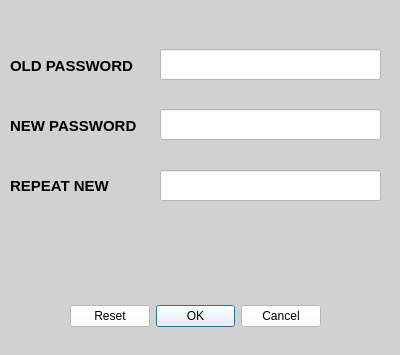
<?xml version="1.0" encoding="UTF-8"?>
<ui version="4.0">
 <class>Dialog</class>
 <widget class="QDialog" name="Dialog">
  <property name="geometry">
   <rect>
    <x>0</x>
    <y>0</y>
    <width>400</width>
    <height>355</height>
   </rect>
  </property>
  <property name="minimumSize">
   <size>
    <width>400</width>
    <height>355</height>
   </size>
  </property>
  <property name="maximumSize">
   <size>
    <width>400</width>
    <height>355</height>
   </size>
  </property>
  <property name="windowTitle">
   <string>Change password</string>
  </property>
  <property name="styleSheet">
   <string notr="true">background-color: rgb(209, 209, 209);</string>
  </property>
  <widget class="QDialogButtonBox" name="buttonBox">
   <property name="geometry">
    <rect>
     <x>70</x>
     <y>300</y>
     <width>251</width>
     <height>32</height>
    </rect>
   </property>
   <property name="maximumSize">
    <size>
     <width>400</width>
     <height>16777215</height>
    </size>
   </property>
   <property name="styleSheet">
    <string notr="true">background-color: rgb(255, 255, 255);</string>
   </property>
   <property name="orientation">
    <enum>Qt::Horizontal</enum>
   </property>
   <property name="standardButtons">
    <set>QDialogButtonBox::Cancel|QDialogButtonBox::Ok|QDialogButtonBox::Reset</set>
   </property>
   <property name="centerButtons">
    <bool>true</bool>
   </property>
  </widget>
  <widget class="QLabel" name="label">
   <property name="geometry">
    <rect>
     <x>10</x>
     <y>50</y>
     <width>131</width>
     <height>31</height>
    </rect>
   </property>
   <property name="font">
    <font>
     <pointsize>11</pointsize>
     <weight>75</weight>
     <bold>true</bold>
    </font>
   </property>
   <property name="text">
    <string>OLD PASSWORD</string>
   </property>
  </widget>
  <widget class="QLabel" name="label_2">
   <property name="geometry">
    <rect>
     <x>10</x>
     <y>110</y>
     <width>131</width>
     <height>31</height>
    </rect>
   </property>
   <property name="font">
    <font>
     <pointsize>11</pointsize>
     <weight>75</weight>
     <bold>true</bold>
    </font>
   </property>
   <property name="text">
    <string>NEW PASSWORD</string>
   </property>
  </widget>
  <widget class="QLabel" name="label_3">
   <property name="geometry">
    <rect>
     <x>10</x>
     <y>170</y>
     <width>131</width>
     <height>31</height>
    </rect>
   </property>
   <property name="font">
    <font>
     <pointsize>11</pointsize>
     <weight>75</weight>
     <bold>true</bold>
    </font>
   </property>
   <property name="text">
    <string>REPEAT NEW</string>
   </property>
  </widget>
  <widget class="QLineEdit" name="old_pass">
   <property name="geometry">
    <rect>
     <x>160</x>
     <y>49</y>
     <width>221</width>
     <height>31</height>
    </rect>
   </property>
   <property name="styleSheet">
    <string notr="true">background-color: rgb(255, 255, 255);</string>
   </property>
  </widget>
  <widget class="QLineEdit" name="new_pass">
   <property name="geometry">
    <rect>
     <x>160</x>
     <y>109</y>
     <width>221</width>
     <height>31</height>
    </rect>
   </property>
   <property name="styleSheet">
    <string notr="true">background-color: rgb(255, 255, 255);</string>
   </property>
   <property name="echoMode">
    <enum>QLineEdit::Password</enum>
   </property>
  </widget>
  <widget class="QLineEdit" name="new_pass_rep">
   <property name="geometry">
    <rect>
     <x>160</x>
     <y>170</y>
     <width>221</width>
     <height>31</height>
    </rect>
   </property>
   <property name="styleSheet">
    <string notr="true">background-color: rgb(255, 255, 255);</string>
   </property>
   <property name="echoMode">
    <enum>QLineEdit::Password</enum>
   </property>
  </widget>
 </widget>
 <resources/>
 <connections>
  <connection>
   <sender>buttonBox</sender>
   <signal>accepted()</signal>
   <receiver>Dialog</receiver>
   <slot>accept()</slot>
   <hints>
    <hint type="sourcelabel">
     <x>248</x>
     <y>254</y>
    </hint>
    <hint type="destinationlabel">
     <x>157</x>
     <y>274</y>
    </hint>
   </hints>
  </connection>
  <connection>
   <sender>buttonBox</sender>
   <signal>rejected()</signal>
   <receiver>Dialog</receiver>
   <slot>reject()</slot>
   <hints>
    <hint type="sourcelabel">
     <x>316</x>
     <y>260</y>
    </hint>
    <hint type="destinationlabel">
     <x>286</x>
     <y>274</y>
    </hint>
   </hints>
  </connection>
 </connections>
</ui>
